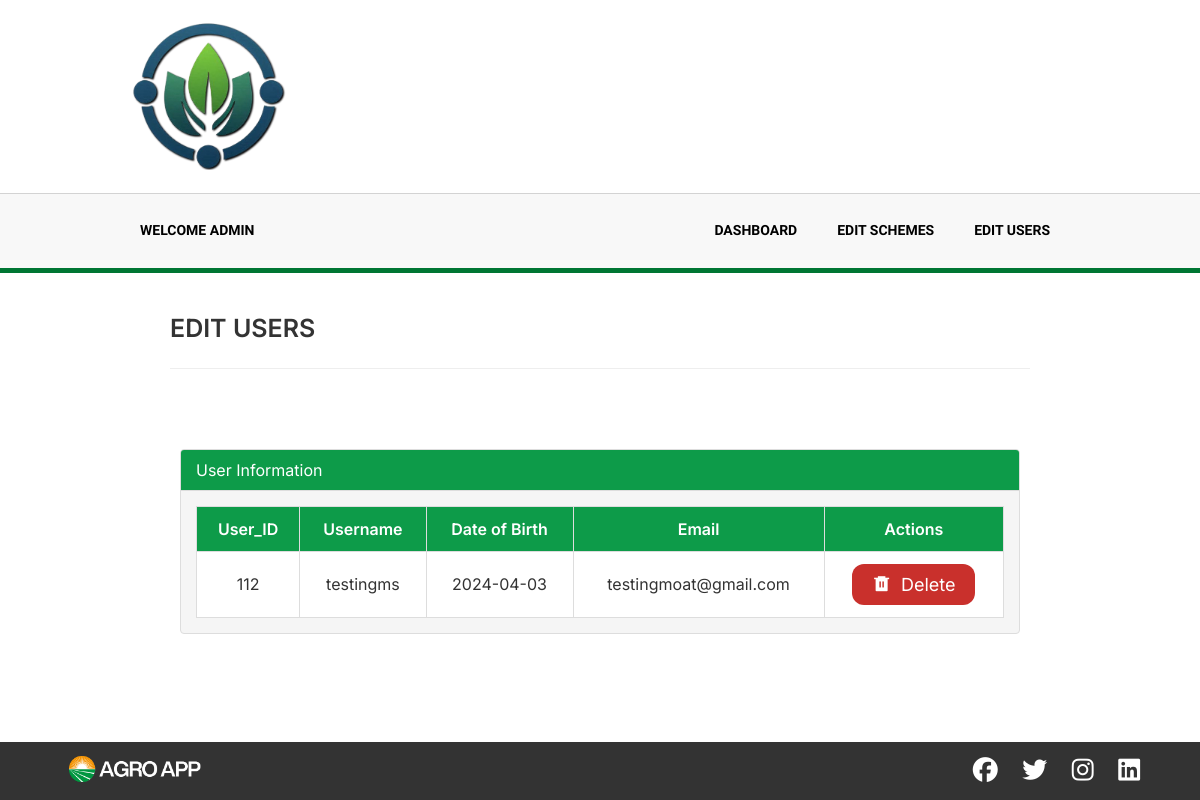
The app's page /admin/edit-user.php (signed in) with its own data.
### tables this page shows
CREATE TABLE `users` (
  `id` int(11) NOT NULL,
  `full_name` varchar(255) NOT NULL,
  `email` varchar(100) NOT NULL,
  `date_of_birth` date NOT NULL,
  `gender` enum('Male','Female','Other') NOT NULL,
  `state` varchar(100) NOT NULL,
  `username` varchar(50) NOT NULL,
  `password` varchar(255) NOT NULL
);

### admin/edit-user.php (the view, shortened to what this page needs)
<!DOCTYPE html>
<html lang="en">
<head>
    <link rel="stylesheet" href="../user/dash.css">
    <link rel="stylesheet" href="../includes/main.css">
    <link rel="stylesheet" href="https://cdnjs.cloudflare.com/ajax/libs/remixicon/4.2.0/remixicon.css">
</head>
<body>
  <?php include('../includes/header.php');?>
  <section class="myschemes">
    <div class="header-container">
        <h4 class="header-line">EDIT USERS</h4>
    </div>
    <div class="edit-user-custom-panel">
        <div class="custom-panel-heading">
            User Information
        </div>
        <div class="custom-panel-body">
            <div class="table-responsive">
                <table class="custom-table" id="custom-data-table">
                    <thead>
                        <tr>
                            <th>User_ID</th>
                            <th>Username</th>
                            <th>Date of Birth</th>
                            <th>Email</th>
                            <th>Actions</th>
                        </tr>
                    </thead>
                    <tbody>
                    <?php
                    include_once('../includes/config.php');
                    $query = "SELECT id,username,date_of_birth,email FROM users";
                    $result = mysqli_query($conn, $query) or die('Query failed: ' . mysqli_error($conn));
                    while ($row = mysqli_fetch_assoc($result)) {
                        $user_id = $row['id'];
                        $username = $row['username'];
                        $dob = $row['date_of_birth'];
                        $email = $row['email'];
                        if ($username == "admin") continue;
                    ?>
                        <tr>
                            <td><?php echo $user_id ?></td>
                            <td><?php echo $username ?></td>
                            <td><?php echo $dob ?></td>
                            <td><?php echo $email ?></td>
                            <td><div class="edit-actions">
                                <a href="<?php echo "delete-user.php?user_id=$user_id"; ?>"><button class="schemes-btn delete-schemes" ><i class="ri-delete-bin-6-fill"></i> Delete</button></a>
                                </div>
                            </td>
                        </tr>
                    <?php
                        } mysqli_close($conn);
                    ?>
                    </tbody>
                </table>
            </div>
        </div>
    </div>
  </section>
   <?php include('../includes/footer.php');?>
</body>
</html>

### user/dash.css (style rules this page uses)
* { margin: 0; padding: 0; box-sizing: border-box; font-family: "Inter"; }
a { color: inherit; text-decoration: none; }
.myschemes { height: auto; display: flex; align-items: center; justify-content: center; flex-direction: column; padding: 20px 0px; }
.custom-panel-heading { background-color: #0d9b49; color: #fff; padding: 10px 15px; border-bottom: 1px solid #ddd; border-top-left-radius: 3px; border-top-right-radius: 3px; }
.custom-panel-body { width: auto; padding: 15px; text-align: center; }
.custom-table { width: 100%; margin: 0 auto; background-color: #fff; border-collapse: collapse; }
.custom-table th, .custom-table td { padding: 12px; text-align: center; vertical-align: middle; border: 1px solid #ddd; }
.custom-table .edit-actions { display: flex; align-items: center; justify-content: center; gap: 20px; }
.custom-table th { background-color: #0d9b49; color: #fff; font-weight: 600; }
.header-line { font-size: 24px; font-weight: bold; margin-bottom: 20px; }
.schemes-btn { display: flex; align-items: center; justify-content: center; gap: 10px; padding: 10px 20px; }
.delete-schemes, .delete-btn { background: #c9302c; }
.edit-user-custom-panel { width: 70%; border: 1px solid #ddd; border-radius: 4px; margin-top: 40px; margin-bottom: 40px; background-color: #f5f5f5; }

### includes/main.css (style rules this page uses)
* { margin: 0; padding: 0; box-sizing: border-box; }
body { font-family: "Inter Tight", sans-serif; color: #333; }
button, .find-btn, .view-more, logout-btn { font-size: 18px; color: white; display: inline-block; padding: 9px 25px; background-color: #007633; border: none; border-radius: 12px; cursor: pointer; transition: all 0.3s ease 0s; }
.header-container { width: 80%; padding: 20px 50px; }
.header-line { font-size: 25px; font-weight: 600; padding-bottom: 25px; border-bottom: 1px solid #eeeeee; text-transform: uppercase; }

### assets/css/main.css (style rules this page uses)
* { margin: 0px; padding: 0px; box-sizing: border-box; }
body, html { height: 100%; font-family: Ubuntu-Regular, sans-serif; }
a { font-family: Ubuntu-Regular; font-size: 14px; line-height: 1.7; color: #666666; margin: 0px; transition: all 0.4s; -webkit-transition: all 0.4s; -o-transition: all 0.4s; -moz-transition: all 0.4s; }
h1, h2, h3, h4, h5, h6 { margin: 0px; }
button { outline: none !important; border: none; background: transparent; }

### records on screen
users: id "112", username "testingms", date_of_birth "2024-04-03", email "testingmoat@gmail.com"

### other values on screen
$_SESSION["name"] "ADMIN"
